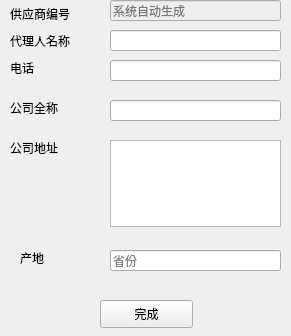
<?xml version="1.0" encoding="UTF-8"?>
<ui version="4.0">
 <class>SupplierEdit</class>
 <widget class="QWidget" name="SupplierEdit">
  <property name="geometry">
   <rect>
    <x>0</x>
    <y>0</y>
    <width>291</width>
    <height>336</height>
   </rect>
  </property>
  <property name="windowTitle">
   <string>供应商修改界面</string>
  </property>
  <widget class="QTextEdit" name="companylocationedit">
   <property name="geometry">
    <rect>
     <x>110</x>
     <y>140</y>
     <width>171</width>
     <height>87</height>
    </rect>
   </property>
  </widget>
  <widget class="QLineEdit" name="areaedit">
   <property name="geometry">
    <rect>
     <x>110</x>
     <y>250</y>
     <width>171</width>
     <height>21</height>
    </rect>
   </property>
   <property name="placeholderText">
    <string>省份</string>
   </property>
  </widget>
  <widget class="QLineEdit" name="phoneedit">
   <property name="geometry">
    <rect>
     <x>110</x>
     <y>60</y>
     <width>171</width>
     <height>21</height>
    </rect>
   </property>
  </widget>
  <widget class="QLabel" name="label">
   <property name="geometry">
    <rect>
     <x>10</x>
     <y>33</y>
     <width>81</width>
     <height>16</height>
    </rect>
   </property>
   <property name="text">
    <string>代理人名称</string>
   </property>
  </widget>
  <widget class="QLineEdit" name="companyedit">
   <property name="geometry">
    <rect>
     <x>110</x>
     <y>100</y>
     <width>171</width>
     <height>21</height>
    </rect>
   </property>
  </widget>
  <widget class="QLabel" name="label_7">
   <property name="geometry">
    <rect>
     <x>10</x>
     <y>100</y>
     <width>61</width>
     <height>16</height>
    </rect>
   </property>
   <property name="text">
    <string>公司全称</string>
   </property>
  </widget>
  <widget class="QLineEdit" name="idedit">
   <property name="enabled">
    <bool>false</bool>
   </property>
   <property name="geometry">
    <rect>
     <x>110</x>
     <y>0</y>
     <width>171</width>
     <height>21</height>
    </rect>
   </property>
   <property name="placeholderText">
    <string>系统自动生成</string>
   </property>
   <property name="clearButtonEnabled">
    <bool>false</bool>
   </property>
  </widget>
  <widget class="QPushButton" name="doneButton">
   <property name="geometry">
    <rect>
     <x>100</x>
     <y>300</y>
     <width>93</width>
     <height>28</height>
    </rect>
   </property>
   <property name="text">
    <string>完成</string>
   </property>
  </widget>
  <widget class="QLabel" name="label_8">
   <property name="geometry">
    <rect>
     <x>10</x>
     <y>140</y>
     <width>61</width>
     <height>16</height>
    </rect>
   </property>
   <property name="text">
    <string>公司地址</string>
   </property>
  </widget>
  <widget class="QLineEdit" name="agentedit">
   <property name="geometry">
    <rect>
     <x>110</x>
     <y>30</y>
     <width>171</width>
     <height>21</height>
    </rect>
   </property>
  </widget>
  <widget class="QLabel" name="label_5">
   <property name="geometry">
    <rect>
     <x>10</x>
     <y>60</y>
     <width>61</width>
     <height>16</height>
    </rect>
   </property>
   <property name="text">
    <string>电话</string>
   </property>
  </widget>
  <widget class="QLabel" name="label_2">
   <property name="geometry">
    <rect>
     <x>10</x>
     <y>6</y>
     <width>81</width>
     <height>16</height>
    </rect>
   </property>
   <property name="text">
    <string>供应商编号</string>
   </property>
  </widget>
  <widget class="QLabel" name="label_3">
   <property name="geometry">
    <rect>
     <x>20</x>
     <y>250</y>
     <width>72</width>
     <height>15</height>
    </rect>
   </property>
   <property name="text">
    <string>产地</string>
   </property>
  </widget>
 </widget>
 <resources/>
 <connections/>
</ui>
